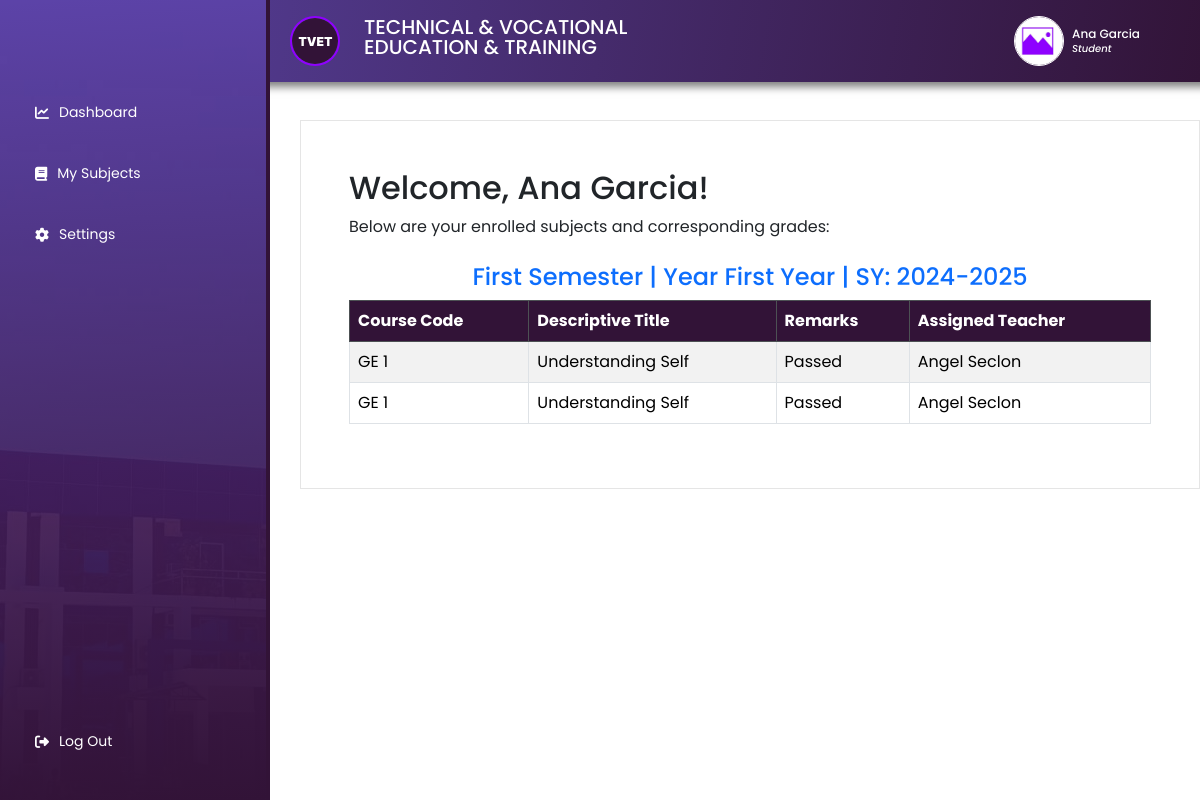
Screenshot of /student/mysubjects.php (signed in) with the database file from the repository.
### tables this page shows
CREATE TABLE `student_users` (
  `id` int(11) NOT NULL,
  `name` varchar(255) NOT NULL,
  `course` varchar(50) NOT NULL,
  `email` varchar(255) NOT NULL,
  `password` varchar(255) NOT NULL,
  `s_image` text NOT NULL
);

CREATE TABLE `student_grades` (
  `id` int(11) NOT NULL,
  `student_id` int(11) NOT NULL,
  `name` varchar(255) NOT NULL,
  `course` varchar(100) NOT NULL,
  `year_level` varchar(150) NOT NULL,
  `semester` varchar(150) NOT NULL,
  `school_year` varchar(120) NOT NULL,
  `course_code` varchar(150) NOT NULL,
  `descriptive_title` varchar(255) NOT NULL,
  `final_rating` decimal(3,1) NOT NULL,
  `remarks` varchar(100) NOT NULL,
  `teacher_id` int(11) NOT NULL,
  `subject_id` int(11) NOT NULL,
  `section` text NOT NULL
);

CREATE TABLE `teachers` (
  `t_id` int(11) NOT NULL,
  `t_name` text NOT NULL,
  `t_user_name` text NOT NULL,
  `t_password` text NOT NULL,
  `t_gender` text NOT NULL,
  `status` int(11) NOT NULL DEFAULT 0,
  `t_image` text NOT NULL
);

### student/mysubjects.php (the view, shortened to what this page needs)
<?php
require_once '../config/conn.php';
$student_id = $_SESSION['student_id'];
$query = "SELECT
            sg.course_code,
            sg.descriptive_title,
            sg.semester,
            sg.year_level,
            sg.school_year,
            sg.final_rating,
            sg.remarks,
            t.t_name AS teacher_name
          FROM student_grades sg
          JOIN teacher_subjects ts ON sg.subject_id = ts.subject_id
          JOIN teachers t ON ts.teacher_id = t.t_id
          WHERE sg.student_id = ?
          ORDER BY sg.school_year DESC, sg.year_level DESC, sg.semester DESC";
$stmt = $conn->prepare($query);
$stmt->bind_param("i", $student_id);
$stmt->execute();
$result = $stmt->get_result();
$last_semester = "";
$last_year_level = "";
$last_school_year = "";
?>
<!DOCTYPE html>
<html lang="en">
<head>
    <link rel="stylesheet" href="../public/style/bootstrap.min.css">
    <link rel="stylesheet" href="../public/style/main.css">
    <link rel="stylesheet" href="../public/style/admin.css">
    <link rel="stylesheet" href="../public/fonts/css/all.min.css">
</head>
<body>
    <?php include('./theme/header.php'); ?>
    <div class="main-container">
        <?php include('./theme/sidebar.php'); ?>
        <main class="main">
            <div class="main-wrapper" style="padding: 4%;">
                <h2>Welcome, <?= $_SESSION['student_name']; ?>!</h2>
                <p>Below are your enrolled subjects and corresponding grades:</p>
                <?php if ($result->num_rows > 0): ?>
                    <?php while ($row = $result->fetch_assoc()): ?>
                        <?php
                        if ($last_semester !== $row['semester'] || $last_year_level !== $row['year_level'] || $last_school_year !== $row['school_year']) {
                            echo "<h4 class='text-center mt-4 text-primary'>
                            {$row['semester']} | Year {$row['year_level']} | SY: {$row['school_year']}
                          </h4>";
                            echo "<table class='table table-bordered table-striped'>
                            <thead class='table-dark'>
                                <tr>
                                    <th>Course Code</th>
                                    <th>Descriptive Title</th>
                                    <th>Remarks</th>
                                    <th>Assigned Teacher</th>
                                </tr>
                            </thead>
                            <tbody>";
                            $last_semester = $row['semester'];
                            $last_year_level = $row['year_level'];
                            $last_school_year = $row['school_year'];
                        }
                        ?>
                        <tr>
                            <td><?= $row['course_code']; ?></td>
                            <td><?= $row['descriptive_title']; ?></td>
                            <td><?= $row['remarks']; ?></td>
                            <td><?= $row['teacher_name']; ?></td>
                        </tr>
                    <?php endwhile; ?>
                    </tbody>
                    </table>
                <?php else: ?>
                    <p class="text-danger">No subjects found.</p>
                <?php endif; ?>
            </div>
        </main>
    </div>
</body>
</html>

### student/theme/header.php (shortened to what this page needs)
<?php
$student_id = $_SESSION['student_id'];
$student = $conn->query("SELECT * FROM `student_users` WHERE id = '$student_id'");
$row = $student->fetch_assoc();
$name = $row['name'];
$image = $row['s_image'];
?>
<header>
    <div class="header-container">
        <div class="logo-wrapper d-flex flex-row gap-4 align-items-center">
            <div class="logo">
                <img src="../public/assets/icon/logo.svg">
            </div>
            <h5 class="text-white" style="text-transform: uppercase; line-height:1">Technical & Vocational <br> Education & Training</h5>
        </div>
        <div class="profile-wrapper d-flex flex-row gap-2 align-items-center">
            <div class="profile">
                <a href="settings.php">
                    <img src="../public/assets/images/<?= !empty($image) ? $image : 'imageholder.jpg' ?>" alt="Profile Picture">
                </a>
            </div>
            <div class="profile-name">
                <h6 style="font-size: 12px; line-height: 1; margin-bottom:4px" class="text-white"><?= $name; ?></h6>
                <h6 style="font-size: 10px; line-height: 1; margin:0" class="text-white"><em>Student</em></h6>
            </div>
        </div>
    </div>
</header>

### student/theme/sidebar.php
<aside class="sidebar">
    <nav class="nav-sidebar">
        <ul class="navigation">
            <li><a href="index.php"><i class="fa-solid fa-chart-line"></i> Dashboard</a></li>
            <li><a href="mysubjects.php"><i class="fa-solid fa-book"></i> My Subjects</a></li>
            <li><a href="settings.php"><i class="fa-solid fa-gear"></i> Settings</a></li>
        </ul>
        <ul class="navigation">
            <li><a href="../logout.php"><i class="fa-solid fa-right-from-bracket"></i> Log Out</a></li>
        </ul>
    </nav>
</aside>

### public/style/main.css (style rules this page uses)
body { font-family: 'Poppins' !important; }
a { text-decoration: none; }
ul li { list-style: none; }
ul { padding: 0; }
.sidebar { width: 270px; height: 100vh; position: fixed; top: 0; background: url('../assets/images/login_bg.jpg') center center no-repeat; z-index: 100; }
.nav-sidebar { height: 100%; display: flex; flex-direction: column; justify-content: space-between; padding: 90px 20px 20px 20px; }
.sidebar::before { content: ""; inset: 0; position: absolute; width: 100%; height: 100%; display: block; background: rebeccapurple; opacity: 0.8; z-index: -1; }
.sidebar::after { content: ""; position: absolute; inset: 0; height: 100%; width: 100%; background: rgb(50, 19, 55); background: linear-gradient(356deg, rgba(50, 19, 55, 1) 0%, rgba(255, 255, 255, 0) 100%); z-index: -1; border-right: 4px solid #321337; }
.navigation { display: flex; flex-direction: column; gap: 16px; }
.navigation li { list-style: none; position: relative; }
.navigation li a { display: flex; align-items: center; gap: 10px; padding: 12px 15px; font-size: 14px; color: #ffffff; text-decoration: none; border-radius: 5px; position: relative; overflow: hidden; transition: color 0.3s ease-in-out; }
.navigation li a::before { content: ""; position: absolute; top: 0; left: 0; width: 0; height: 100%; background: #b794f4; transition: width 0.4s ease-in-out; z-index: -1; }
.nav-sidebar a { color: white; }
.main { width: 100%; margin-top: 120px; }
.main-wrapper { margin-left: 300px; padding: 2%; border: 1px solid rgba(0, 0, 0, 0.1); }
.logo { width: 50px; }
.logo img { width: 100%; border: 2px solid #8F00FF; border-radius: 50%; }
.profile { width: 50px; height: 50px; border-radius: 100%; border: 1px solid white; }
.profile img { width: 100%; height: 100%; object-fit: cover; border-radius: 100%; }
.logo-wrapper { margin-left: 230px; }
.header-container { padding: 16px; display: flex; justify-content: space-between; background: linear-gradient(100deg, rgba(88,66,160,1) 0%, rgba(50,20,56,1) 100%); position: fixed; top: 0; width: 100%; z-index: 100; padding-inline: 60px; -webkit-box-shadow: 59px 12px 8px -7px rgba(0,0,0,0.5); }

### rows the page displays
student_users: name "Ana Garcia"
student_grades: semester "First Semester", year_level "First Year", school_year "2024-2025", course_code "GE 1", descriptive_title "Understanding Self", remarks "Passed", teacher.t_name "Angel Seclon"

### other values shown
$_SESSION['student_name'] "Ana Garcia"
